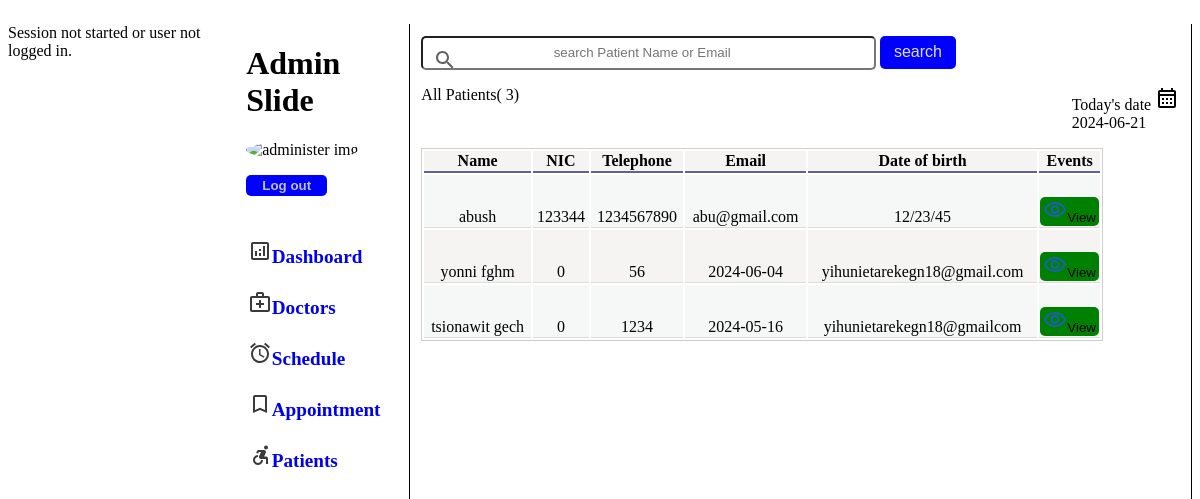
The app's page /Admin/Patients.php with its own data.
### tables this page shows
CREATE TABLE `patient` (
  `FirstName` varchar(255) NOT NULL,
  `LastName` varchar(255) NOT NULL,
  `NIC` int(15) NOT NULL,
  `phone_number` varchar(13) NOT NULL,
  `email` varchar(255) NOT NULL,
  `date_of_birth` varchar(255) NOT NULL,
  `Address` varchar(255) NOT NULL,
  `password` varchar(255) NOT NULL,
  `id` int(4) NOT NULL
);

### Admin/Patients.php (the view, shortened to what this page needs)
<!DOCTYPE html>
<html lang="en">
<head>
    <link rel="stylesheet" href="../CSS/style.css">
    <link rel="stylesheet" href="../CSS/doctor.css">
</head>
<body>
    <?php
   include("../connection.php");
    $list3 = "select * from patient";
       $result = mysqli_query($conn, $list3);
    include("sidebar.php");
    ?>
    <div class="main-part">
        <form action="Patients.php" method="post">
            <img src="../img/search.svg" alt="search" id="search-img">
            <input type="search" placeholder="search Patient Name or Email" id="search" name="search_term">
            <button type="submit" name="search" id="search-button">search</button>
        </form>
        <p id="today-date">Today's date <img src="../img/calendar.svg" alt=""><br>
            <?php date_default_timezone_set('Asia/Kolkata');
            $today = date('Y-m-d');
            echo $today;?>
        </p>
        <p>All Patients( <?php echo mysqli_num_rows($result);?>)</p>
        <?php
           if (isset($_POST['search'])) {
            $search_term = $_POST['search_term'];
            $list1 = "SELECT * FROM patient WHERE FirstName LIKE '%$search_term%' OR email LIKE '%$search_term%'";
            $result = mysqli_query($conn, $list1);
        } else {
            $list1 = "SELECT * FROM patient";
            $result = mysqli_query($conn, $list1);
        }
        echo '
        <table>
            <tr>
                <th> Name</th>
                <th>NIC</th>
                <th>Telephone</th>
                <th>Email</th>
                <th>Date of birth</th>
                <th>Events</th>
            </tr>';
if(mysqli_num_rows($result) > 0) {
    $data = '';
    while($row = mysqli_fetch_assoc($result)) {
        $name = $row["FirstName"];
        $lname=$row["LastName"];
        $nic = $row["NIC"];
        $tel = $row["phone_number"];
        $email = $row["email"];
        $date_of_birth = $row["date_of_birth"];
        $id=$row["id"];
        $data .= '<tr>
            <td>' .  $name .'  '. $lname.'</td>
            <td>' .   $nic  . '</td>
            <td>' .  $tel .'</td>
            <td>' . $email. '</td>
             <td>' . $date_of_birth . '</td>
            <td>
          <form action="view_patient.php" method="post" style="display:flex;">
    <input type="hidden" name="id" value="'. $id .'">
    <button type="submit" class="view-button" style=" padding: 2%;background-color:green;">
        <img src="../img/icons/view-iceblue.svg" alt="View" value="View">View
    </button>
</form>
          </td>
          </tr>';
    }
    echo $data;
}
?>
        </table>
</body>
</html>

### CSS/style.css (style rules this page uses)
body { justify-content: center; display: flex; margin-top: 2%; }
#search-button { padding: 1%; border-radius: 5px; font-size: medium; color: rgb(222 222 227); border-style: none; width: 10%; background: blue; }
.main-part { width: 70%; padding: 1%; border-right: 1px solid black; }
#today-date { float: right; }
.main-part #search { width: 60%; padding: 1%; border-radius: 5px; text-align: center; }
.main-part #search-img { padding: 1%; position: absolute; }
table { border: 1px solid rgb(209 206 206); padding-top: 0%; width: 90%; margin-top: 1%; }
th { border-bottom: 2px solid rgb(97 97 148); }
tr { text-align: center; width: 85%; border-bottom: 1px solid rgb(12 0 0); }
td { border-bottom: 1px solid #ddd; height: 50px; vertical-align: bottom; }
tr:nth-child(even) { background-color: #f4f8f6e2; }
tr:nth-child(odd) { background-color: rgb(246, 243, 243); }

### CSS/doctor.css (style rules this page uses)
.view-button, .delete-button { background: rgb(146 146 166); border-radius: 5px; border-style: none; padding: 2%; text-align: center; cursor: pointer; }
.view-button { width: 100%; height: 100%; }

### records on screen
patient: FirstName "abush", NIC "123344", phone_number "1234567890", email "abu@gmail.com", date_of_birth "12/23/45"
patient: FirstName "yonni", LastName "fghm", NIC "0", phone_number "56", email "2024-06-04", date_of_birth "yihunietarekegn18@gmail.com"
patient: FirstName "tsionawit", LastName "gech", NIC "0", phone_number "1234", email "2024-05-16", date_of_birth "yihunietarekegn18@gmailcom"

### other values on screen
mysqli_num_rows($result) "3"
